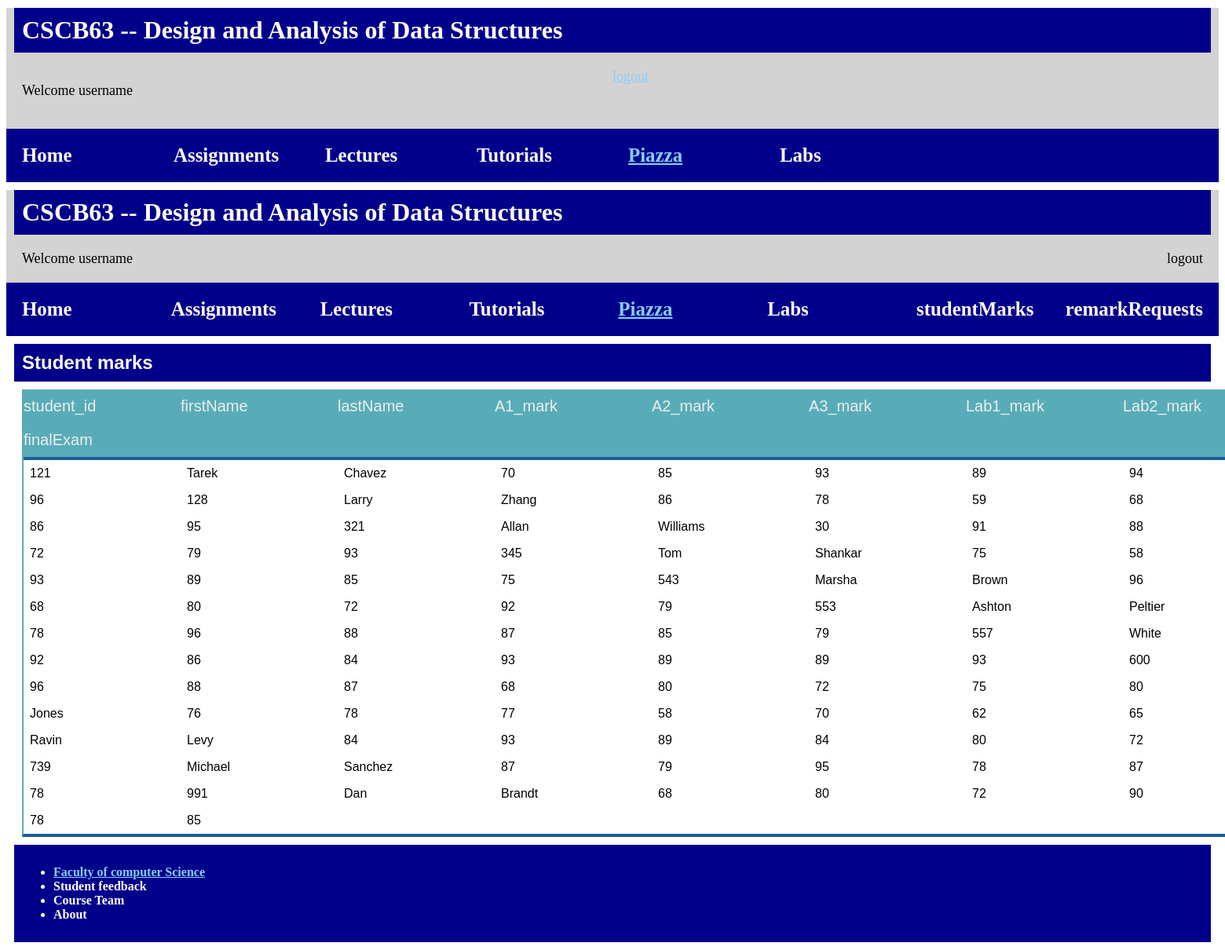
Screenshot of /studentmarks (signed in) with the database file from the repository.
### tables this page shows
CREATE TABLE Student(
    student_id INTEGER PRIMARY KEY,
    username TEXT NOT NULL ,
    password TEXT NOT NULL ,
    firstName TEXT NOT NULL ,
    lastName TEXT NOT NULL ,
    lectureSection INTEGER,
    A1_mark INTEGER,
    A2_mark INTEGER,
    A3_mark INTEGER,
    Lab1_mark INTEGER,
    Lab2_mark INTEGER,
    Lab3_mark INTEGER,
    midtermMark INTEGER ,
    finalExam INTEGER
);

### app.py (the view)
@app.route('/studentmarks')
def getStudentMarks():
    if userHasNotLoggedIn():
        return redirect(url_for('loginpage',loginresult='notLoggedIn'))
    if session['userType'] != 'instructor':
        return render_template('error.html', errorMsg="You must be an instructor to see this page")
    mark1 = query_db('SELECT student_id,firstName,lastName,A1_mark,A2_mark,A3_mark,Lab1_mark,Lab2_mark,Lab3_mark, midtermMark, finalExam FROM Student')
    return render_template('instructorMarks.html', marks = mark1, numCols = 5)

### app.py (called while the page is built)
def get_db():
    db = getattr(g, '_database', None)
    if db is None:
        db = g._database = sqlite3.connect(DATABASE)
    db.row_factory = make_dicts
    return db

def query_db(query, args=(), one=False):
    cur = get_db().execute(query, args)
    rv = cur.fetchall()
    cur.close()
    return (rv[0] if rv else None) if one else rv

def make_dicts(cursor, row):
    return dict((cursor.description[idx][0], value)
                for idx, value in enumerate(row))

@app.teardown_appcontext
def close_connection(exception):
    db = getattr(g, '_database', None)
    if db is not None:
        db.close()

def userHasNotLoggedIn():
    return 'username' not in session

### templates/instructorMarks.html (shortened to what this page needs)
<!DOCTYPE html>
<html lang="en" dir="ltr">
  <head>
    <link rel="stylesheet" href="/static/instructorMarks.css" type="text/css">
  </head>
  <body>
    {% include "header.html" %}
    {% include "instructorHeader.html" %}
      <div class="content">
        <h1>Student marks</h1>
        <div class="table">
          <div class="header">
            {% for elem in marks[0] %}
              <div>{{ elem }}</div>
            {% endfor %}
          </div>
          <div class="students">
            {% for dict in marks %}
              {% for elem in dict.values() %}
                <div class="gd"> {{ elem }}</div>
              {% endfor %}
            {% endfor %}
          </div>
        </div>
      </div>
    {% include "instructorFooter.html" %}
  </body>

### templates/header.html (shortened to what this page needs)
<!DOCTYPE html>
<html lang="en" dir="ltr">
 <head>
   <link rel="stylesheet" href="/static/header.css" type="text/css">
 </head>
 <body>
    <header>
      <div class="container">
        <h1 class="logo">CSCB63 -- Design and Analysis of Data Structures</h1>
        <div class = "intro">
          <p class="item2">Welcome username</p>
          <a class="item1" href="{{ url_for('logout') }}">logout</a>
        </div>
        <strong><nav>
          <div class="grid">
            <h5>Home</h5>
            <h5>Assignments</h5>
            <h5>Lectures</h5>
            <h5>Tutorials</h5>
            <h5><a href="https://piazza.com/class/">Piazza</a></h5>
            <h5>Labs</h5>
          </div>
        </nav></strong>
      </div>
    </header>
 </body>
</html>

### templates/instructorHeader.html (shortened to what this page needs)
<!DOCTYPE html>
<html lang="en" dir="ltr">
 <head>
   <link rel="stylesheet" href="/static/instructorHeader.css" type="text/css">
 </head>
 <body>
    <header>
      <div class="container">
        <h1 class="logo">CSCB63 -- Design and Analysis of Data Structures</h1>
        <div class = "intro">
          <item2>Welcome username</item2>
          <item1>logout</item1>
        </div>
        <strong><nav>
          <div class="grid">
            <h5>Home</h5>
            <h5>Assignments</h5>
            <h5>Lectures</h5>
            <h5>Tutorials</h5>
            <h5><a href="https://piazza.com/class/">Piazza</a></h5>
            <h5>Labs</h5>
            <h5>studentMarks</h5>
            <h5>remarkRequests</h5>
          </div>
        </nav></strong>
      </div>
    </header>
 </body>
</html>

### templates/instructorFooter.html (shortened to what this page needs)
<!DOCTYPE html>
<html lang="en" dir="ltr">
 <head>
   <link rel="stylesheet" href="/static/footer.css" type="text/css">
 </head>
 <body>
    <header>
      <div class="footer">
        <strong><nav>
            <ul class="menu">
                <li><a href="https://www.utsc.utoronto.ca/cms/faculty-of-computer-science">Faculty of computer Science</a></li>
                <li>Student feedback</li>
                <li>Course Team</li>
                <li>About</li>
              </ul>
        </nav></strong>
    </div>
    </header>
 </body>
</html>

### static/instructorMarks.css (style rules this page uses)
.content { width: 100%; font-family: Arial, Helvetica, sans-serif; }
.content h1 { margin: 10px; padding: 10px; background-color: darkblue; color: floralwhite; text-align: start; font-size: x-large; }
.content .table { margin: 0px 20px 0px 20px; border-left: 2px solid #58acb8; border-right: 2px solid #58acb8; border-bottom: 4px solid #1b5d96; width:fit-content; }
.header { display: grid; grid-template-columns: 200px 200px 200px 200px 200px 200px 200px 200px 200px 200px; background-color: #58acb8; border-bottom: 4px solid #1b5d96; color: #eee; font-size: 20px; text-align: left; }
.header div { background: None; padding: 10px 0px 10px; }
.students { width:fit-content; display: grid; grid-template-columns: 200px 200px 200px 200px 200px 200px 200px 200px 200px 200px; }
.content .gd { padding:4px; margin:4px; }

### static/header.css (style rules this page uses)
.container h1,.container h5 { margin: 10px; padding: 10px; }
.container h1,.container h5 { background-color: darkblue; color: floralwhite; text-align: start; }
.container { background-color: lightgrey; }
.container .grid { display: grid; grid-template-columns: 1fr 1fr 1fr 1fr 1fr 1fr; color: floralwhite; text-align: center; font-size: 30px; background-color: darkblue; width: 96%; }
.container a:link { color: lightskyblue; }

### static/instructorHeader.css (style rules this page uses)
.container h1,.container h5 { margin: 10px; padding: 10px; }
.container h1,.container h5 { background-color: darkblue; color: floralwhite; text-align: start; }
.container item1 { text-align: right; }
.container item2 { text-align: left; }
.container .intro { color:black; font-size: large; margin: 10px; padding: 10px; display: grid; grid-template-columns: 1fr 1fr; }
.container { background-color: lightgrey; }
.container .grid { display: grid; grid-template-columns: 1fr 1fr 1fr 1fr 1fr 1fr 1fr 1fr; color: floralwhite; text-align: center; font-size: 30px; background-color: darkblue; width: 100%; }
.container a:link { color: lightskyblue; }

### static/footer.css (style rules this page uses)
.footer .menu { color:white; }
.footer { margin: 10px; padding: 10px; background-color: darkblue; color:lightgrey; }
.footer a:link { color: lightskyblue; }

### rows the page displays
Student: values "121" "70" "85" "93" "89" "94" "96", firstName "Tarek", lastName "Chavez"
Student: values "128" "86" "78" "59" "68" "86" "95", firstName "Larry", lastName "Zhang"
Student: student_id "321", firstName "Allan", lastName "Williams", values "30" "91" "88" "72" "79" "93"
Student: student_id "345", firstName "Tom", lastName "Shankar", values "75" "58" "93" "89" "85" "75"
Student: student_id "543", firstName "Marsha", lastName "Brown", values "96" "68" "80" "72" "92" "79"
Student: student_id "553", firstName "Ashton", lastName "Peltier", values "78" "96" "88" "87" "85" "79"
Student: student_id "557", firstName "White", values "92" "86" "84" "93" "89" "89" "93"
Student: student_id "600", values "96" "88" "87" "68" "80" "72" "75" "80"
Student: lastName "Jones", values "76" "78" "77" "58" "70" "62" "65"
Student: firstName "Ravin", lastName "Levy", values "84" "93" "89" "84" "80" "72"
Student: student_id "739", firstName "Michael", lastName "Sanchez", values "87" "79" "95" "78" "87" "78"
Student: student_id "991", firstName "Dan", lastName "Brandt", values "68" "80" "72" "90" "78" "85"

### other values shown
{{ elem }} "student_id" "firstName" "lastName" "A1_mark" "A2_mark" "A3_mark" "Lab1_mark" "Lab2_mark" "finalExam"
